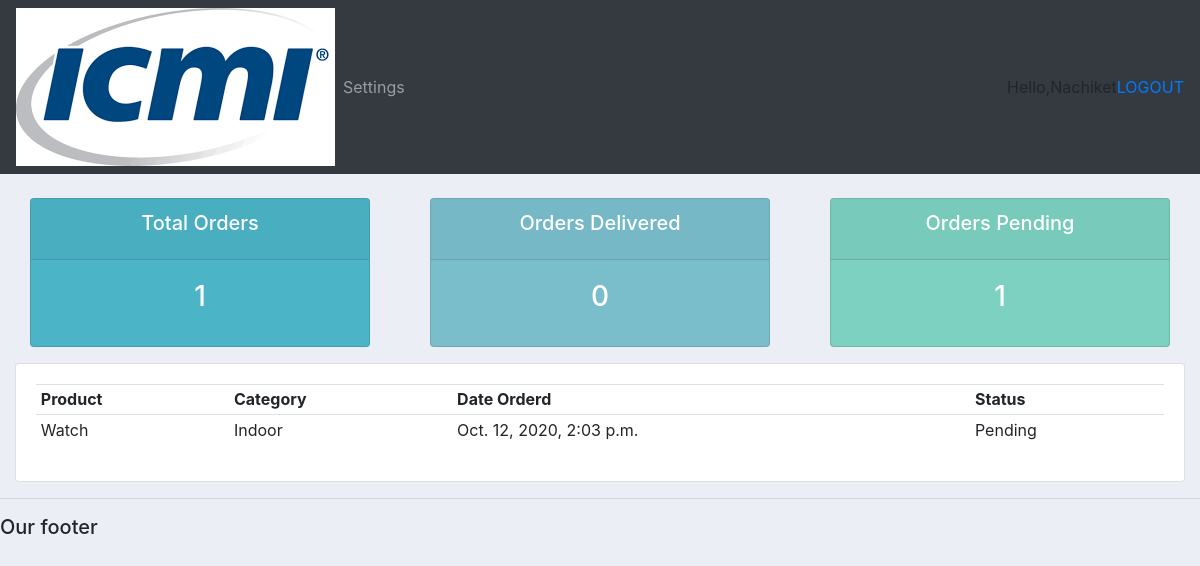
Page /userpage (signed in) on the committed database.
### accounts/models.py (models this page shows, shortened)
class Orders(models.Model):
    STATUS=(
        ('Pending','Pending'),
        ('Out Of delivery','Out Of delivery'),
        ('delivered','delivered'),
    )
    customer=models.ForeignKey(Customer,null=True,on_delete=models.SET_NULL)
    product=models.ForeignKey(Products,null=True,on_delete=models.SET_NULL)
    date_created = models.DateTimeField(auto_now_add=True, null=True)
    status=models.CharField(max_length=200,null=True,choices=STATUS)
    tag=models.ManyToManyField(Tag)

class Products(models.Model):
    CATEGORY=(
        ('Indoor','Indoor'),
        ('Outdoor','Outdoor'),
    )
    name=models.CharField(max_length=200,null=True)
    price=models.FloatField(null=True)
    category=models.CharField(max_length=200,null=True,choices=CATEGORY)
    description=models.CharField(max_length=200,null=True)

### accounts/decorators.py (the view)
        def wrapper_func(request,*args,**kwargs):
            group=None
            if request.user.groups.exists():
                group=request.user.groups.all()[0].name
            if group in allowed_roles:
                print("working")
                return view_func(request, *args, **kwargs)
            else:
                return HttpResponse('You are not authorized to view the page')

### accounts/views.py (called while the page is built)
@login_required(login_url='login/')
@allowed_users(allowed_roles=['customer'])
def userPage(request):
    orders_of_user=request.user.customer.orders_set.all()
    total_orders=orders_of_user.count()
    total_delivered=orders_of_user.filter(status='Delivered').count()
    total_pending=orders_of_user.filter(status='Pending').count()
    print(orders_of_user)
    context = {'order':orders_of_user,'total_order':total_orders,'total_del':total_delivered,'total_pen':total_pending}
    return render(request,'accounts/userpage.html',context)

### templates/accounts/userpage.html
{%  extends 'accounts/main.html' %}
{% block content %}
{%  include 'accounts/status.html' %}
<div class="row">
	<div class="col-md">
		<div class="card card-body">
			<table class="table table-sm">
				<tr>
					<th>Product</th>
					<th>Category</th>
					<th>Date Orderd</th>
					<th>Status</th>
				</tr>
				{% for i in order%}
					<tr>
						<td>{{i.product.name}}</td>
						<td>{{i.product.category}}</td>
						<td>{{i.date_created}}</td>
						<td>{{i.status}}</td>
					</tr>
				{% endfor %}
			</table>
		</div>
	</div>
</div>
{% endblock %}

### templates/accounts/navbar.html (shortened to what this page needs)
{% load static %}
<nav class="navbar navbar-expand-lg navbar-dark bg-dark">
  <img src="{% static '/images/crm1.png' %}">
  <div class="collapse navbar-collapse" id="navbarNav">
    <ul class="navbar-nav">
      {% if request.user.is_staff %}
      <li class="nav-item active">
        <a class="nav-link" href="#">Dashboard</a>
      </li>
      <li class="nav-item">
        <a class="nav-link" href="#">Products</a>
      </li>
      {% else %}
      <li class="nav-item">
        <a class="nav-link" href="{% url 'account_setting' %}">Settings</a>
      </li>
      {% endif %}
    </ul>
  </div>
  <span class="userstyle">
    Hello,{{request.user}}
  </span>
  <span><a href="{% url 'logout' %}">LOGOUT</a></span>
</nav>

### static/css/main.css (style rules this page uses)
body { background-color: #ebeff5; }

### rows in the picture
Orders: product.name "Watch", product.category "Indoor", date_created "Oct. 12, 2020, 2:03 p.m.", status "Pending"

### other values in the picture
{{ request.user }} "Nachiket"
{{ total_order }} "1"
{{ total_del }} "0"
{{ total_pen }} "1"
